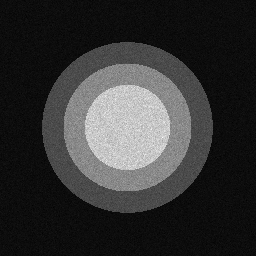
%> input picture images/_noisy.png, 256 x 256 px
$ octave main.m   (GNU Octave 9; MATLAB toolbox functions it lacks are replaced by stand-ins)
%> lines starting %> are read from the running program, lines starting %| are printed output that depends on the picture
%> further down, image is the input picture: size 256x256 uint8; min 0, max 255, mean 51.7
### denoise_alpha/GradiantU.m
%%%%%%%%%%%%%%%%%%%%%%%%%%%%%%%%%%%%%%%%%%%%%%%%%%%%%%%%%%%%%%%%%%%%%%%%%%%
% The subroutine for computing the image gradient
% over the image domain [1,N]x[1,N] with Neumann BCs
%%%%%%%%%%%%%%%%%%%%%%%%%%%%%%%%%%%%%%%%%%%%%%%%%%%%%%%%%%%%%%%%%%%%%%%%%%%
function [ux,uy] = GradiantU(u)
    h = 1;
    [height,width] = size(u);
%> height = 256; width = 256
    ux = [diff(u);zeros(1,width)]/h;
    uy = diff(u')';
    uy = ([uy zeros(height,1)])/h;
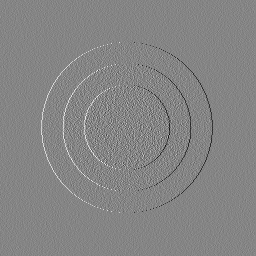
%> uy: size 256x256 double; min -105, max 96, mean 0; drawn with min black and max white

### denoise_alpha/TotalVariation.m
%%%%%%%%%%%%%%%%%%%%%%%%%%%%%%%%%%%%%%%%%%%%%%%%%%%%%%%%%%%%%%%%%%%%%%%%%%%
% The subroutine for computing the TV operator
%
% K = div[Grad(u)/Grad(u)]
%
% over the image domain [1,N]x[1,N]
%%%%%%%%%%%%%%%%%%%%%%%%%%%%%%%%%%%%%%%%%%%%%%%%%%%%%%%%%%%%%%%%%%%%%%%%%%%
function answer  = TotalVariation(u,beta)
    [ux,uy] = GradiantU(u);
    normU = sqrt(ux.^2+uy.^2+beta);
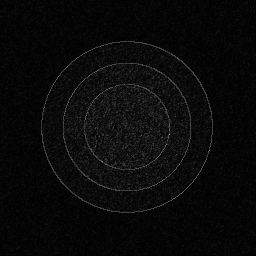
%> normU: size 256x256 double; min 0.01, max 145, mean 10
    answer  = DivergenceU(ux./normU,uy./normU);

### denoise_alpha/DivergenceU.m
%%%%%%%%%%%%%%%%%%%%%%%%%%%%%%%%%%%%%%%%%%%%%%%%%%%%%%%%%%%%%%%%%%%%%%%%%%%
% The subroutine for computing the divergent of a vector field
% over the image domain [1,N]x[1,N] with Neumann BCs
%%%%%%%%%%%%%%%%%%%%%%%%%%%%%%%%%%%%%%%%%%%%%%%%%%%%%%%%%%%%%%%%%%%%%%%%%%%
function divGU = DivergenceU(ux,uy)
    h = 1;
    [height,width] = size(ux);
    ux = [zeros(1,width);ux];
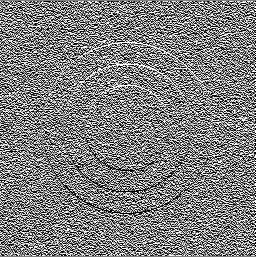
%> ux: size 257x256 double; min -1, max 1, mean 0.000933; drawn with min black and max white
    ax = (ux(2:height+1,:)-ux(1:height,:))/h;
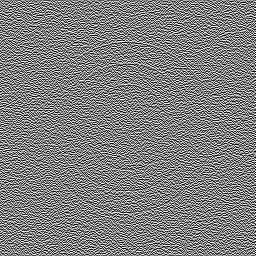
%> ax: size 256x256 double; min -2, max 2, mean 6.23e-19; drawn with min black and max white
    uy = [zeros(height,1) uy];
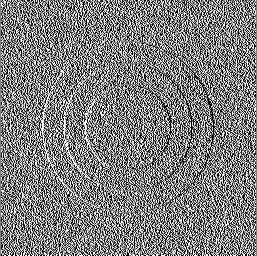
%> uy: size 256x257 double; min -1, max 1, mean 0.00245; drawn with min black and max white
    by = (uy(:,2:width+1)-uy(:,1:width))/h;
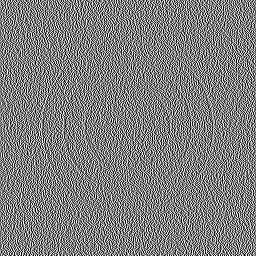
%> by: size 256x256 double; min -2, max 2, mean -5.93e-21; drawn with min black and max white
    divGU = ax+by;
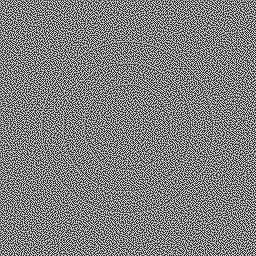
%> divGU: size 256x256 double; min -3.41, max 3.41, mean -1.49e-19; drawn with min black and max white

### denoise_alpha/ExplicitTimeMarchingDenoiser.m
%%%%%%%%%%%%%%%%%%%%%%%%%%%%%%%%%%%%%%%%%%%%%%%
%
% Model: Min { Tv(u) + (1/2)*lambda*(u-f)^2 }
%
% This is equaivalent to solve the following PDE:
%
% -div[Grad(u)/|Grad(u)|]+lambda(u-f) = 0
%
% Here u is the image to be recovered
%      f is the observed image corrupted by the Gaussian noise
% and
%      lambda > 0 is the regularization parameter.
function image = ExplicitTimeMarchingDenoiser(original_image,alpha,beta,tau,tolerent,max_iteration)
    i = 0;
    image_norm = 999999;
    res_norm = 999999;
    image = original_image;
    original_res = alpha.*TotalVariation(image,beta);  %another parh is cancled itself;
    original_res_norm = norm(original_res(:),2);
%> original_res_norm = 5268.5
    while i < max_iteration && image_norm > tolerent && res_norm > tolerent
        last_image = image;
        res = alpha.*TotalVariation(image,beta)+(image - original_image);
        image = image+tau*res;
        res_norm = norm(res(:),2) / original_res_norm;
        image_norm = norm(last_image(:) - image(:),2);
        i = i + 1;
    end
%> this loop made 1000 passes
%> (res_norm, image_norm) on passes 1 to 3: (1, 0.527), (1, 0.527), (0.999, 0.526)
%> after the loop, i = 1000
end


### main.m
clc;clear;
addpath('denosing_port')
image = (imread('images/_noisy.png'));
image = double(image);
lambda = 10;
beta = 1.0e-4;
tau = 1.0e-4;
tolerent = 1.0e-6;
max_iteration = 1000;
denoised_image = ExplicitTimeMarchingDenoiser(image,lambda,beta,tau,tolerent,max_iteration);
imshow(uint8(denoised_image));
